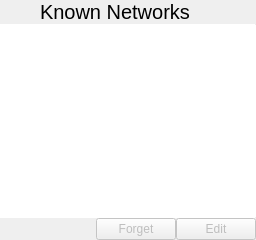
     <widget class="QWidget" name="page_7">
      <property name="autoFillBackground">
       <bool>true</bool>
      </property>
      <layout class="QVBoxLayout" name="verticalLayout_9">
       <property name="spacing">
        <number>0</number>
       </property>
       <property name="leftMargin">
        <number>0</number>
       </property>
       <property name="topMargin">
        <number>0</number>
       </property>
       <property name="rightMargin">
        <number>0</number>
       </property>
       <property name="bottomMargin">
        <number>0</number>
       </property>
       <item>
        <layout class="QHBoxLayout" name="horizontalLayout_9">
         <property name="spacing">
          <number>0</number>
         </property>
         <item>
          <widget class="QPushButton" name="knownNetworksBackButton">
           <property name="sizePolicy">
            <sizepolicy hsizetype="Preferred" vsizetype="Preferred">
             <horstretch>0</horstretch>
             <verstretch>0</verstretch>
            </sizepolicy>
           </property>
           <property name="text">
            <string/>
           </property>
           <property name="icon">
            <iconset theme="go-previous">
             <normaloff>.</normaloff>.</iconset>
           </property>
           <property name="flat">
            <bool>true</bool>
           </property>
          </widget>
         </item>
         <item>
          <widget class="QLabel" name="label_18">
           <property name="sizePolicy">
            <sizepolicy hsizetype="Expanding" vsizetype="Preferred">
             <horstretch>0</horstretch>
             <verstretch>0</verstretch>
            </sizepolicy>
           </property>
           <property name="font">
            <font>
             <pointsize>15</pointsize>
            </font>
           </property>
           <property name="text">
            <string>Known Networks</string>
           </property>
           <property name="margin">
            <number>9</number>
           </property>
          </widget>
         </item>
        </layout>
       </item>
       <item>
        <widget class="Line" name="line_2">
         <property name="maximumSize">
          <size>
           <width>16777215</width>
           <height>1</height>
          </size>
         </property>
         <property name="orientation">
          <enum>Qt::Horizontal</enum>
         </property>
        </widget>
       </item>
       <item>
        <widget class="QListView" name="KnownNetworksList">
         <property name="frameShape">
          <enum>QFrame::NoFrame</enum>
         </property>
        </widget>
       </item>
       <item>
        <widget class="Line" name="line_3">
         <property name="maximumSize">
          <size>
           <width>16777215</width>
           <height>1</height>
          </size>
         </property>
         <property name="orientation">
          <enum>Qt::Horizontal</enum>
         </property>
        </widget>
       </item>
       <item>
        <layout class="QHBoxLayout" name="horizontalLayout_6">
         <property name="spacing">
          <number>0</number>
         </property>
         <item>
          <spacer name="horizontalSpacer_6">
           <property name="orientation">
            <enum>Qt::Horizontal</enum>
           </property>
           <property name="sizeHint" stdset="0">
            <size>
             <width>40</width>
             <height>20</height>
            </size>
           </property>
          </spacer>
         </item>
         <item>
          <widget class="QPushButton" name="knownNetworksDeleteButton">
           <property name="enabled">
            <bool>false</bool>
           </property>
           <property name="text">
            <string>Forget</string>
           </property>
           <property name="icon">
            <iconset theme="edit-delete">
             <normaloff>.</normaloff>.</iconset>
           </property>
          </widget>
         </item>
         <item>
          <widget class="QPushButton" name="knownNetworksEditButton">
           <property name="enabled">
            <bool>false</bool>
           </property>
           <property name="text">
            <string>Edit</string>
           </property>
           <property name="icon">
            <iconset theme="edit-rename">
             <normaloff>.</normaloff>.</iconset>
           </property>
          </widget>
         </item>
        </layout>
       </item>
      </layout>
     </widget>
